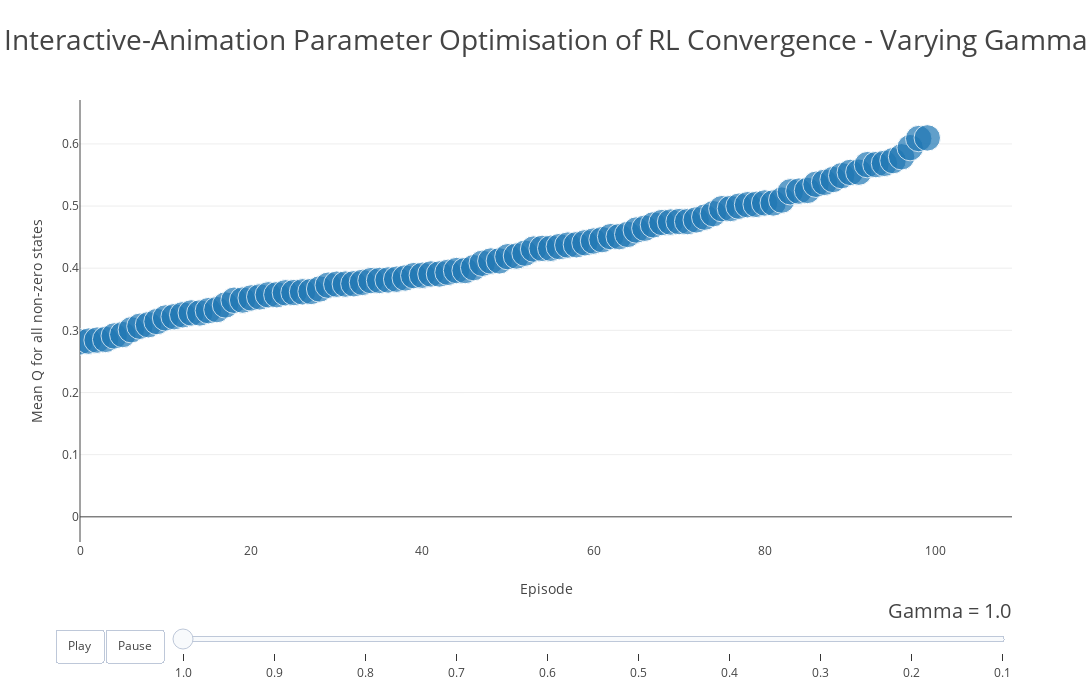

Notebook code for this chart:
### Code cell
animation_figure = InterAnim(
                            # REQUIRED
                            Param_col=Param_col, x_col=x_col, y_col=y_col,

                            # OPTIONAL AESTHETICS
                             marker_size=marker_size, plot_title=plot_title, title_size=title_size,
                             x_label=x_label, y_label=y_label, param_label=param_label, plot_type=plot_type,
                             marker_col=marker_col, marker_alpha=marker_alpha, fig_size_auto=fig_size_auto, 
                             fig_width=fig_width, fig_height=fig_height, vert_grid=vert_grid, horiz_grid=horiz_grid  )
iplot(animation_figure)

### Figure 1 — Plotly figure (JSON) as saved in the notebook; plotly's stock layout.template omitted (floating-point values rounded to 4 significant figures)
{"data": [{"marker": {"size": [35000, 35000, 35000, 35000, 35000, 35000, 35000, 35000, 35000, 35000, 35000, 35000, 35000, 35000, 35000, 35000, 35000, 35000, 35000, 35000, 35000, 35000, 35000, 35000, 35000, 35000, 35000, 35000, 35000, 35000, 35000, 35000, 35000, 35000, 35000, 35000, 35000, 35000, 35000, 35000, 35000, 35000, 35000, 35000, 35000, 35000, 35000, 35000, 35000, 35000, 35000, 35000, 35000, 35000, 35000, 35000, 35000, 35000, 35000, 35000, 35000, 35000, 35000, 35000, 35000, 35000, 35000, 35000, 35000, 35000, 35000, 35000, 35000, 35000, 35000, 35000, 35000, 35000, 35000, 35000, 35000, 35000, 35000, 35000, 35000, 35000, 35000, 35000, 35000, 35000, 35000, 35000, 35000, 35000, 35000, 35000, 35000, 35000, 35000, 35000], "sizemode": "area", "sizeref": 100}, "mode": "markers", "name": "", "text": ["", "", "", "", "", "", "", "", "", "", "", "", "", "", "", "", "", "", "", "", "", "", "", "", "", "", "", "", "", "", "", "", "", "", "", "", "", "", "", "", "", "", "", "", "", "", "", "", "", "", "", "", "", "", "", "", "", "", "", "", "", "", "", "", "", "", "", "", "", "", "", "", "", "", "", "", "", "", "", "", "", "", "", "", "", "", "", "", "", "", "", "", "", "", "", "", "", "", "", ""], "type": "scatter", "uid": "0d1c4d83-d7cd-45b7-b26c-63bbcb7f9b34", "x": [0, 1, 2, 3, 4, 5, 6, 7, 8, 9, 10, 11, 12, 13, 14, 15, 16, 17, 18, 19, 20, 21, 22, 23, 24, 25, 26, 27, 28, 29, 30, 31, 32, 33, 34, 35, 36, 37, 38, 39, 40, 41, 42, 43, 44, 45, 46, 47, 48, 49, 50, 51, 52, 53, 54, 55, 56, 57, 58, 59, 60, 61, 62, 63, 64, 65, 66, 67, 68, 69, 70, 71, 72, 73, 74, 75, 76, 77, 78, 79, 80, 81, 82, 83, 84, 85, 86, 87, 88, 89, 90, 91, 92, 93, 94, 95, 96, 97, 98, 99], "y": [0.2813, 0.2827, 0.2843, 0.2854, 0.291, 0.2933, 0.301, 0.3066, 0.3091, 0.3142, 0.32, 0.322, 0.3251, 0.328, 0.328, 0.3317, 0.3334, 0.3409, 0.3485, 0.3488, 0.3521, 0.3539, 0.3572, 0.3574, 0.3604, 0.3609, 0.362, 0.3626, 0.3666, 0.3727, 0.3743, 0.3744, 0.375, 0.3772, 0.3801, 0.3803, 0.3811, 0.3824, 0.3844, 0.3881, 0.3886, 0.3907, 0.3907, 0.3934, 0.3963, 0.3963, 0.4009, 0.4079, 0.4116, 0.4118, 0.4185, 0.4196, 0.4242, 0.4308, 0.4319, 0.432, 0.4347, 0.4372, 0.4378, 0.4409, 0.4437, 0.446, 0.4508, 0.4508, 0.4544, 0.4614, 0.4643, 0.4698, 0.4735, 0.4743, 0.475, 0.475, 0.4778, 0.4822, 0.4877, 0.4957, 0.496, 0.4998, 0.5022, 0.5028, 0.505, 0.505, 0.5096, 0.5229, 0.5241, 0.5252, 0.5351, 0.5382, 0.5427, 0.5489, 0.5541, 0.5546, 0.5666, 0.5667, 0.5687, 0.5731, 0.5793, 0.594, 0.6086, 0.6097]}], "layout": {"autosize": false, "height": 700, "hovermode": "closest", "sliders": [{"active": 0, "currentvalue": {"font": {"size": 20}, "prefix": "Gamma = ", "visible": true, "xanchor": "right"}, "len": 0.9, "pad": {"b": 10, "t": 50}, "steps": [{"args": [[1], {"frame": {"duration": 700, "redraw": false}, "mode": "immediate", "transition": {"duration": 700}}], "label": "1.0", "method": "animate"}, {"args": [[0.9], {"frame": {"duration": 700, "redraw": false}, "mode": "immediate", "transition": {"duration": 700}}], "label": "0.9", "method": "animate"}, {"args": [[0.8], {"frame": {"duration": 700, "redraw": false}, "mode": "immediate", "transition": {"duration": 700}}], "label": "0.8", "method": "animate"}, {"args": [[0.7], {"frame": {"duration": 700, "redraw": false}, "mode": "immediate", "transition": {"duration": 700}}], "label": "0.7", "method": "animate"}, {"args": [[0.6], {"frame": {"duration": 700, "redraw": false}, "mode": "immediate", "transition": {"duration": 700}}], "label": "0.6", "method": "animate"}, {"args": [[0.5], {"frame": {"duration": 700, "redraw": false}, "mode": "immediate", "transition": {"duration": 700}}], "label": "0.5", "method": "animate"}, {"args": [[0.4], {"frame": {"duration": 700, "redraw": false}, "mode": "immediate", "transition": {"duration": 700}}], "label": "0.4", "method": "animate"}, {"args": [[0.3], {"frame": {"duration": 700, "redraw": false}, "mode": "immediate", "transition": {"duration": 700}}], "label": "0.3", "method": "animate"}, {"args": [[0.2], {"frame": {"duration": 700, "redraw": false}, "mode": "immediate", "transition": {"duration": 700}}], "label": "0.2", "method": "animate"}, {"args": [[0.1], {"frame": {"duration": 700, "redraw": false}, "mode": "immediate", "transition": {"duration": 700}}], "label": "0.1", "method": "animate"}], "transition": {"duration": 300, "easing": "cubic-in-out"}, "x": 0.1, "xanchor": "left", "y": 0, "yanchor": "top"}], "title": {"font": {"size": 28}, "text": "Interactive-Animation Parameter Optimisation of RL Convergence - Varying Gamma"}, "updatemenus": [{"buttons": [{"args": [null, {"frame": {"duration": 500, "redraw": false}, "fromcurrent": true, "transition": {"duration": 300, "easing": "quadratic-in-out"}}], "label": "Play", "method": "animate"}, {"args": [[null], {"frame": {"duration": 0, "redraw": false}, "mode": "immediate", "transition": {"duration": 0}}], "label": "Pause", "method": "animate"}], "direction": "left", "pad": {"r": 10, "t": 87}, "showactive": false, "type": "buttons", "x": 0.1, "xanchor": "right", "y": 0, "yanchor": "top"}], "width": 1500, "xaxis": {"range": [0, 108.9], "showgrid": false, "title": {"text": "Episode"}}, "yaxis": {"range": [-0.0405, 0.6706], "showgrid": true, "title": {"text": "Mean Q for all non-zero states"}, "type": "linear"}}}
